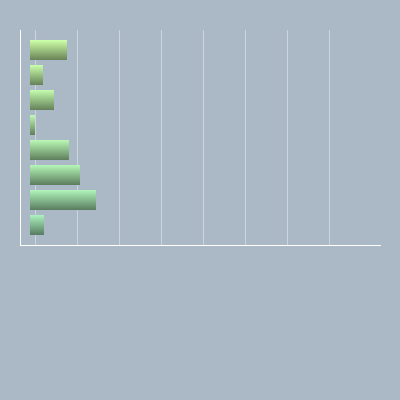
Frame 1 (no input)
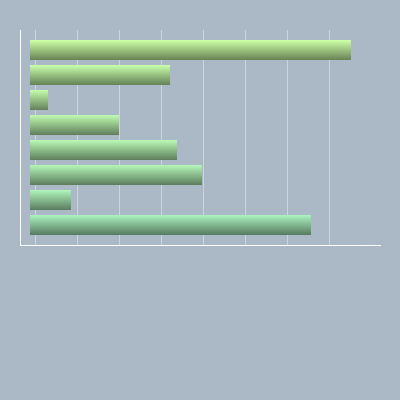
Frame 60 (the mouse pressed at the canvas centre just before this capture)
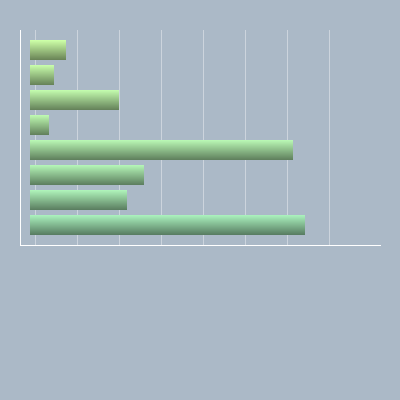
Frame 120 (the mouse held since frame 60 and released just before this capture)

The Processing sketch that drew these frames (run headless with seeded random() and noise(); from frame 60 on, the mouse is pressed at the canvas centre):

// Processing sketch: processing_57552
// ── processing_57552.pde


Graph graph;
int[] barValues;
boolean graphGridUpdated = false;
color BACKGROUND_COLOR = color (171,185,199); //color( 191,195,219);
int barMaxWidth = 305;
int barMinWidth = 10;
float cmillis = 0;

void setup(){
  frameRate( 30 );
  smooth();
  size(400,400);
  
  barValues = new int[8];
   for ( int c = 0; c < 8 ; c++ ) {
     barValues[c] = floor( random(0,0.99999)*8 );
     //print( barValues[c] +", " );
   }
   //println();
  graph = new Graph();
  graph.setWidthBounds(barMinWidth,barMaxWidth); 
  graph.setPosition(30,40);
  updateGraphValues();
  
  color[] cColors = { color(204,254,167) , color(199,252,170) , color(194,250,173) , color(189,248,176) , color(184,246,179) , color(179,244,182) ,  color(174,242,185) , color(169,240,188) };
  graph.setColors( cColors );
  
}
void draw(){ 
  noStroke();
  fill( BACKGROUND_COLOR);
  rect(0,0,width,height);
  
  drawGraphDeco();
  graph.update();
  
  if( (floor(millis()/1000) - (floor(cmillis/1000)+1)) == 1 ) {
    cmillis = millis();
    updateGraphValues();
    //print( " >>> " );
  }
  //println( floor(millis()/1000) + " - " + (floor(cmillis/1000)+1) );
  
}
void updateGraphValues(){
  float[] barValuesPercent = new float[8];
   for ( int c = 0; c < 8 ; c++ ) {
     barValuesPercent[c] = map(random(8),0,7,0,100);
     //print( barValuesPercent[c] +", " );
   }
  graph.setValues( barValuesPercent ); 
}

void drawGraphDeco(){
  strokeCap( PROJECT );
  strokeWeight(1);
  stroke(255);
  noFill();
  line( 20 , 30 , 20 , 30+(8*25)+15 );
  line( 20 , 30+(8*25)+15, 380, 30+(8*25)+15 );
  stroke(255, 255, 255, 100);
  for( int c = 0; c < 8; c++ ) {
    line( 30+(barMinWidth/2) + (c*((barMaxWidth-(barMinWidth/2))/7)) , 30, 30+(barMinWidth/2) + (c*((barMaxWidth-(barMinWidth/2))/7)) , 30+(8*25)+15 );
  }
}








/********************/

class Graph {
  int x, y, maxWidth, minWidth = 0;
  int barHeight = 20;
  int barGap = 5;
  float[] values, currentValues;
  color[] colors;
  boolean hasPreviousValues = false;
  boolean USE_GRADIENT = true;
  float animationDelay = 0.3;

  Graph() {
    minWidth = 10;
    maxWidth = 400;
  }

  void setPosition ( int newX, int newY ) {
    x = newX;
    y = newY;
  }
  
  void setWidthBounds( int minW, int maxW ){
    maxWidth = maxW;
    minWidth = minW;
  }
  
  void setValues ( float[] newValues ) {
    values = normalizeValues(newValues);
    if (!hasPreviousValues) {
      hasPreviousValues = true;
      currentValues = new float[values.length];
      for ( int c = 0; c < values.length ; c++ ) {
        currentValues[c] = 0;
      }
    }
    else { // PENDIENTE
      if ( values.length > currentValues.length ) {
      }
      else if ( values.length < currentValues.length ) {
      }
    }
  }
  float[] normalizeValues( float[] newValues ){
    float[] processedValues = new float[newValues.length];
    //println();
    for ( int c = 0; c < newValues.length ; c++ ) {
      processedValues[c] = map( newValues[c] , 0,100, minWidth , maxWidth );
      //print( processedValues[c] +", " );
    }
    return processedValues;
  }
  void setColors ( color[] newColors ) {
    colors = newColors;
  }

  void update() {
    pushMatrix();
      translate(x, y);
      float value;
      for ( int c = 0; c < values.length ; c++ ) {
        value = ((values[c] - currentValues[c])*animationDelay);
        currentValues[c] += value;
        drawBar( c * ( barGap+barHeight) , currentValues[c] , colors[c] );
      }
    popMatrix();
  }

  void drawBar( float cY, float cW, color cColor ) {
    if( !USE_GRADIENT ){
      noStroke();
      fill( cColor );
      rect( 0, cY, cW , barHeight );
    }else{
      noFill();
      strokeCap( PROJECT );
      strokeWeight(1);
      for( int c = 0; c < barHeight ; c++ ){
        stroke( lerpColor( cColor , color(0) , c*0.025) );
        line( 0 , cY+c, cW, cY+c );
      }
    }
  }
  
  color[] getColors(){  return colors;  }
  
}
